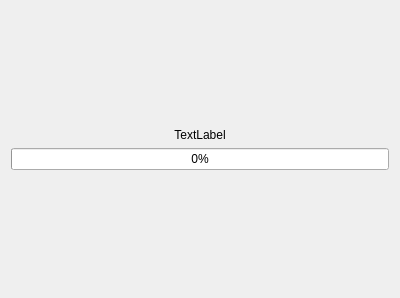
<?xml version="1.0" encoding="UTF-8"?>
<ui version="4.0">
 <class>Form</class>
 <widget class="QWidget" name="Form">
  <property name="geometry">
   <rect>
    <x>0</x>
    <y>0</y>
    <width>400</width>
    <height>298</height>
   </rect>
  </property>
  <property name="windowTitle">
   <string>Form</string>
  </property>
  <layout class="QVBoxLayout" name="verticalLayout">
   <item>
    <spacer name="verticalSpacer">
     <property name="orientation">
      <enum>Qt::Vertical</enum>
     </property>
     <property name="sizeHint" stdset="0">
      <size>
       <width>20</width>
       <height>40</height>
      </size>
     </property>
    </spacer>
   </item>
   <item>
    <widget class="QLabel" name="progress_bar_label">
     <property name="text">
      <string>TextLabel</string>
     </property>
     <property name="alignment">
      <set>Qt::AlignCenter</set>
     </property>
    </widget>
   </item>
   <item>
    <widget class="QProgressBar" name="progressBar">
     <property name="value">
      <number>0</number>
     </property>
    </widget>
   </item>
   <item>
    <spacer name="verticalSpacer_2">
     <property name="orientation">
      <enum>Qt::Vertical</enum>
     </property>
     <property name="sizeHint" stdset="0">
      <size>
       <width>20</width>
       <height>40</height>
      </size>
     </property>
    </spacer>
   </item>
  </layout>
 </widget>
 <resources/>
 <connections/>
</ui>
